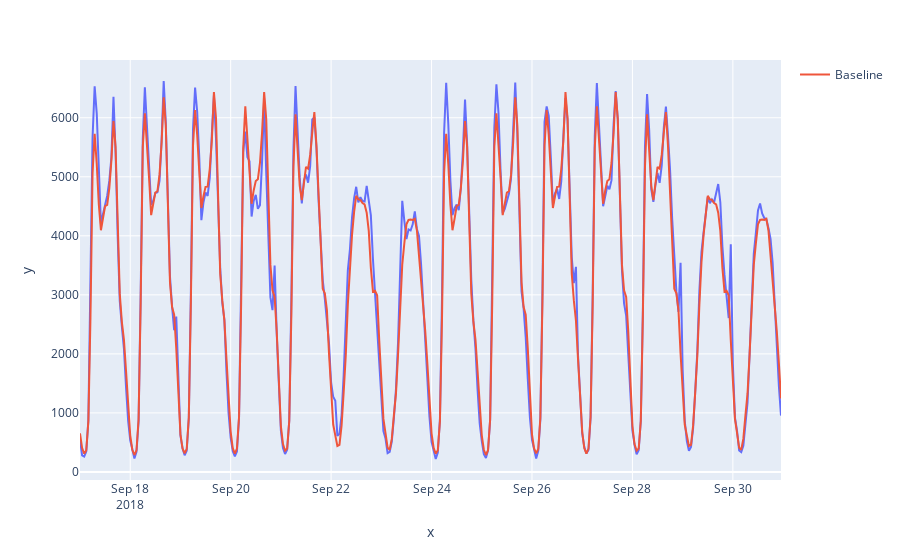

Notebook code cell kept with this figure:
### Code cell
def make_baseline_forecast():
    # средние значения traffic_volume для каждого дня недели
    z = _train_data.groupby(['weekday', 'hour'])['traffic_volume'].mean()

    # удваиваем baseline потому что размер нашего тестового датасета - две недели
    y_pred = pd.concat([z] * 2, ignore_index=True).to_numpy()

    y_test = _test_data['traffic_volume']
    mae = mean_absolute_error(y_test, y_pred)
    rmse = np.sqrt(mean_squared_error(y_test, y_pred))
    print(f'Mean Absolute Error: {mae:.2f}');
    print(f'Root Mean Squared Error: {rmse:.2f}')

    fig = px.line(x=_test_data["date_time"], y=y_test, render_mode="svg", log_y=False)
    fig.add_scatter(x=_test_data["date_time"],  y=y_pred, mode='lines', name='Baseline')
    fig.show()


make_baseline_forecast()

### Figure 1 — Plotly figure (JSON) as saved in the notebook; plotly's stock layout.template omitted (floating-point values rounded to 4 significant figures; data arrays with more than 128 entries replaced by an {"elided": "..."} marker saying what was removed)
{"data": [{"hovertemplate": "x=%{x}<br>y=%{y}<extra></extra>", "legendgroup": "", "line": {"color": "#636efa", "dash": "solid"}, "marker": {"symbol": "circle"}, "mode": "lines", "name": "", "orientation": "v", "showlegend": false, "type": "scatter", "x": {"elided": "336 str values"}, "xaxis": "x", "y": {"elided": "336 int values"}, "yaxis": "y"}, {"mode": "lines", "name": "Baseline", "type": "scatter", "x": {"elided": "336 str values"}, "y": {"elided": "336 float values"}}], "layout": {"legend": {"tracegroupgap": 0}, "margin": {"t": 60}, "xaxis": {"anchor": "y", "domain": [0, 1], "title": {"text": "x"}}, "yaxis": {"anchor": "x", "domain": [0, 1], "title": {"text": "y"}}}}
